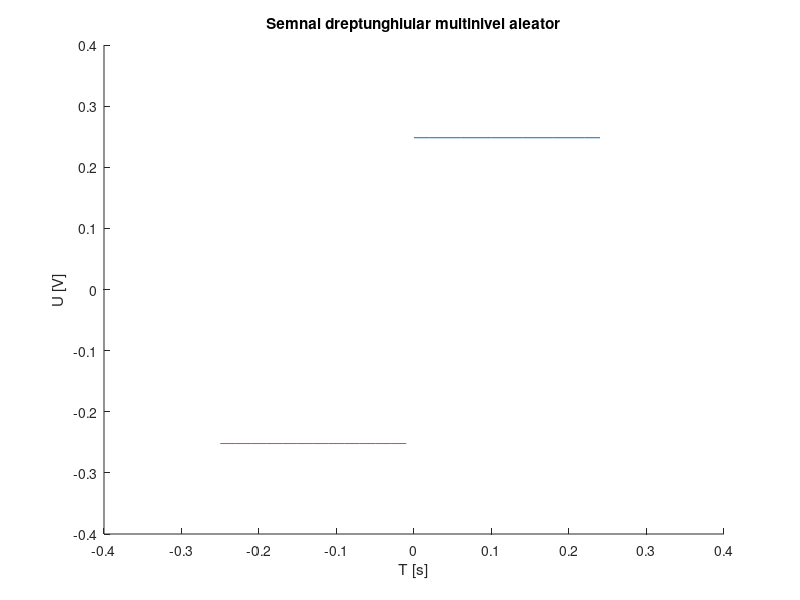

The MATLAB source for this figure:
hold on; 
%rezolutie temporara de 20ms
r1=rand(1);
r2=rand(1);
t=0:.02:0.25;
x1=r1*square(2*pi*4*t,100);
x2=-r2*square(2*pi*4*t,100);
plot(t,x1);
plot(t-0.25,x2);
xlabel('T [s]')
ylabel('U [V]')
title('Semnal dreptunghiular multinivel aleator')